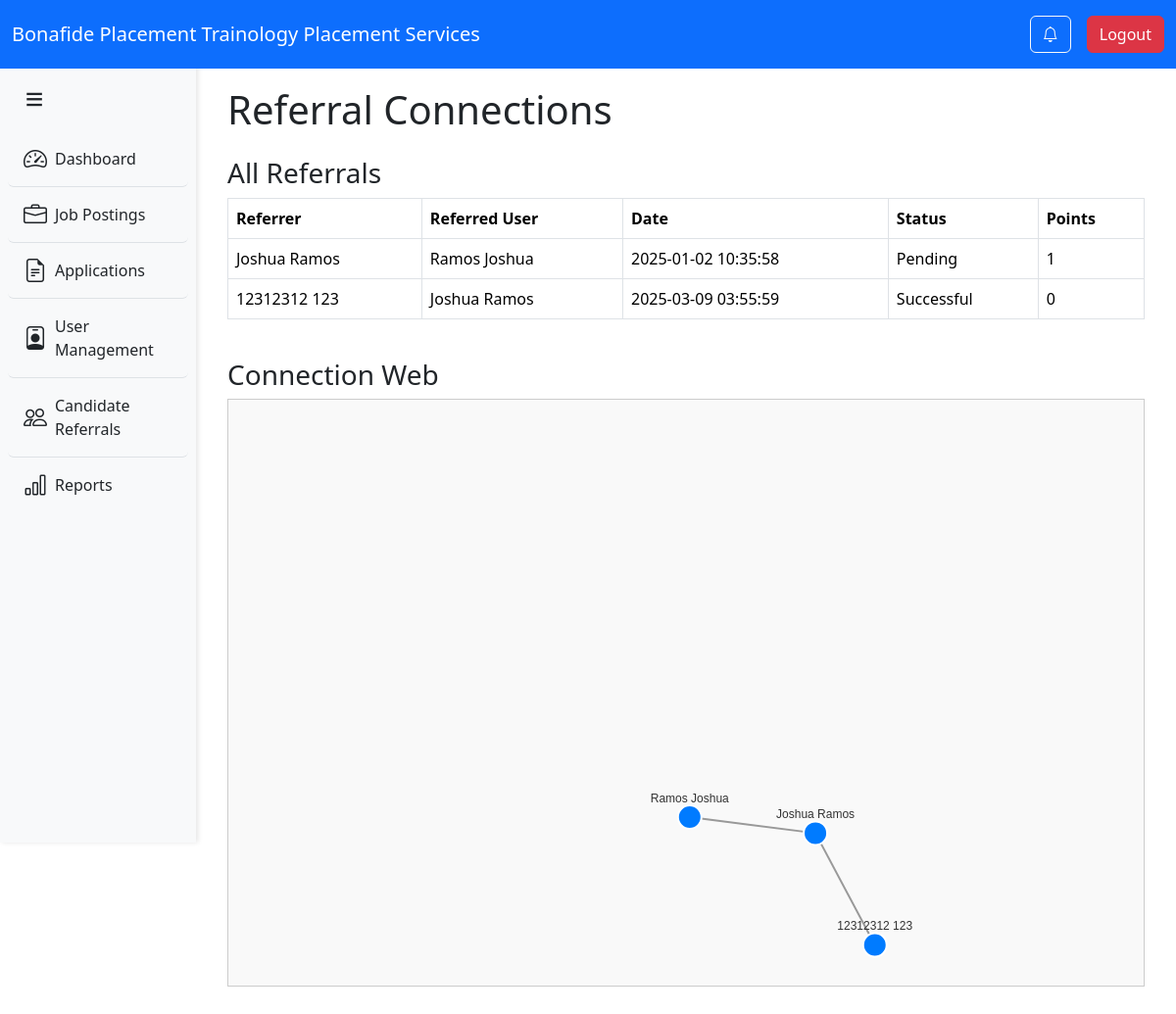
The app's page /recruiter/referrals.php (signed in) with its own data.
### tables this page shows
CREATE TABLE `referrals` (
  `referral_id` int(11) NOT NULL,
  `referrer_id` int(11) DEFAULT NULL,
  `referred_user_id` int(11) DEFAULT NULL,
  `job_post_id` int(11) DEFAULT NULL,
  `referrer_user_role` enum('Applicant','Recruiter') DEFAULT NULL,
  `referral_date` timestamp NOT NULL DEFAULT current_timestamp(),
  `status` enum('Pending','Successful','Failed') DEFAULT 'Pending'
);

CREATE TABLE `users` (
  `user_id` int(11) NOT NULL,
  `facebook_messenger_link` varchar(255) DEFAULT NULL,
  `email_address` varchar(255) DEFAULT NULL,
  `referral_code` varchar(255) NOT NULL,
  `cellphone_number` varchar(20) DEFAULT NULL,
  `first_name` varchar(100) DEFAULT NULL,
  `last_name` varchar(100) DEFAULT NULL,
  `middle_name` varchar(100) DEFAULT NULL,
  `nickname` varchar(100) DEFAULT NULL,
  `address` text DEFAULT NULL,
  `birthday` date DEFAULT NULL,
  `birth_place` varchar(255) DEFAULT NULL,
  `age` int(11) DEFAULT NULL,
  `sex` enum('Male','Female','Other') DEFAULT NULL,
  `height_ft` decimal(3,2) DEFAULT NULL,
  `marital_status` enum('Single','Married','Divorced','Widowed','Separated') DEFAULT NULL,
  `religion` varchar(100) DEFAULT NULL,
  `has_tattoo` tinyint(1) DEFAULT NULL,
  `covid_vaccination_status` enum('Vaccinated','Unvaccinated') DEFAULT NULL,
  `id_picture_reference` varchar(255) DEFAULT NULL
);

CREATE TABLE `referral_points` (
  `points_id` int(11) NOT NULL,
  `user_id` int(11) DEFAULT NULL,
  `total_points` int(11) DEFAULT 0,
  `last_updated` timestamp NOT NULL DEFAULT current_timestamp() ON UPDATE current_timestamp()
);

### recruiter/referrals.php (the view, shortened to what this page needs)
<?php
include 'header.php';
include 'sidebar.php';
$stmt = $pdo->prepare("
    SELECT
        r.referral_id,
        r.referrer_id,
        ul_referred.user_id AS referred_user_id,
        r.referral_date,
        r.status,
        rp.total_points,
        referrer.first_name AS referrer_first_name,
        referrer.last_name AS referrer_last_name,
        referred.first_name AS referred_first_name,
        referred.last_name AS referred_last_name
    FROM referrals r
    LEFT JOIN referral_points rp ON r.referrer_id = rp.user_id
    LEFT JOIN users referrer ON r.referrer_id = referrer.user_id
    LEFT JOIN user_logins ul_referred ON r.referred_user_id = ul_referred.login_id
    LEFT JOIN users referred ON ul_referred.user_id = referred.user_id
");
$stmt->execute();
$referrals = $stmt->fetchAll(PDO::FETCH_ASSOC);
?>
<!DOCTYPE html>
<html lang="en">
<head>
    <link href="https://cdn.jsdelivr.net/npm/bootstrap@5.3.2/dist/css/bootstrap.min.css" rel="stylesheet">
</head>
<body>
    <div id='content'>
<div class="container mt-5">
    <h1 class="mb-4">Referral Connections</h1>
    <div class="mb-4">
        <h3>All Referrals</h3>
        <div class="table-responsive">
            <table class="table table-bordered">
                <thead>
                    <tr>
                        <th>Referrer</th>
                        <th>Referred User</th>
                        <th>Date</th>
                        <th>Status</th>
                        <th>Points</th>
                    </tr>
                </thead>
                <tbody>
                <?php foreach ($referrals as $referral): ?>
                    <tr>
                        <td><?= htmlspecialchars($referral['referrer_first_name'] . ' ' . $referral['referrer_last_name'] ?? 'Unknown') ?></td>
                        <td><?= htmlspecialchars($referral['referred_first_name'] . ' ' . $referral['referred_last_name'] ?? 'Unknown') ?></td>
                        <td><?= htmlspecialchars($referral['referral_date']) ?></td>
                        <td><?= htmlspecialchars($referral['status']) ?></td>
                        <td><?= htmlspecialchars($referral['total_points'] ?? 0) ?></td>
                    </tr>
                <?php endforeach; ?>
                </tbody>
            </table>
        </div>
    </div>
    <div class="mb-4">
        <h3>Connection Web</h3>
        <div id="connection-web"></div>
    </div>
</div>
                </div>
</body>
</html>

### recruiter/header.php (style rules this page uses)
body { margin: 0; padding: 0; min-height: 100vh; padding-top: 60px; }
#content { margin-left: 200px; padding: 20px; transition: margin-left 0.3s ease; margin-top: 20px; padding-bottom: 60px; }

### recruiter/sidebar.php (style rules this page uses)
body { margin: 0; padding: 0; }
#content { margin-left: 200px; padding: 20px; transition: margin-left 0.3s ease; }

### recruiter/referrals.php (style rules this page uses)
#connection-web { width: 100%; height: 600px; border: 1px solid #ccc; background-color: #f9f9f9; }

### records on screen
referrals: referrer.last_name "Joshua Ramos", users.first_name+last_name "Ramos Joshua", referral_date "2025-01-02 10:35:58", status "Pending", referral_points.total_points "1"
referrals: referrer.last_name "12312312 123", users.first_name+last_name "Joshua Ramos", referral_date "2025-03-09 03:55:59", status "Successful", total_points "0"
